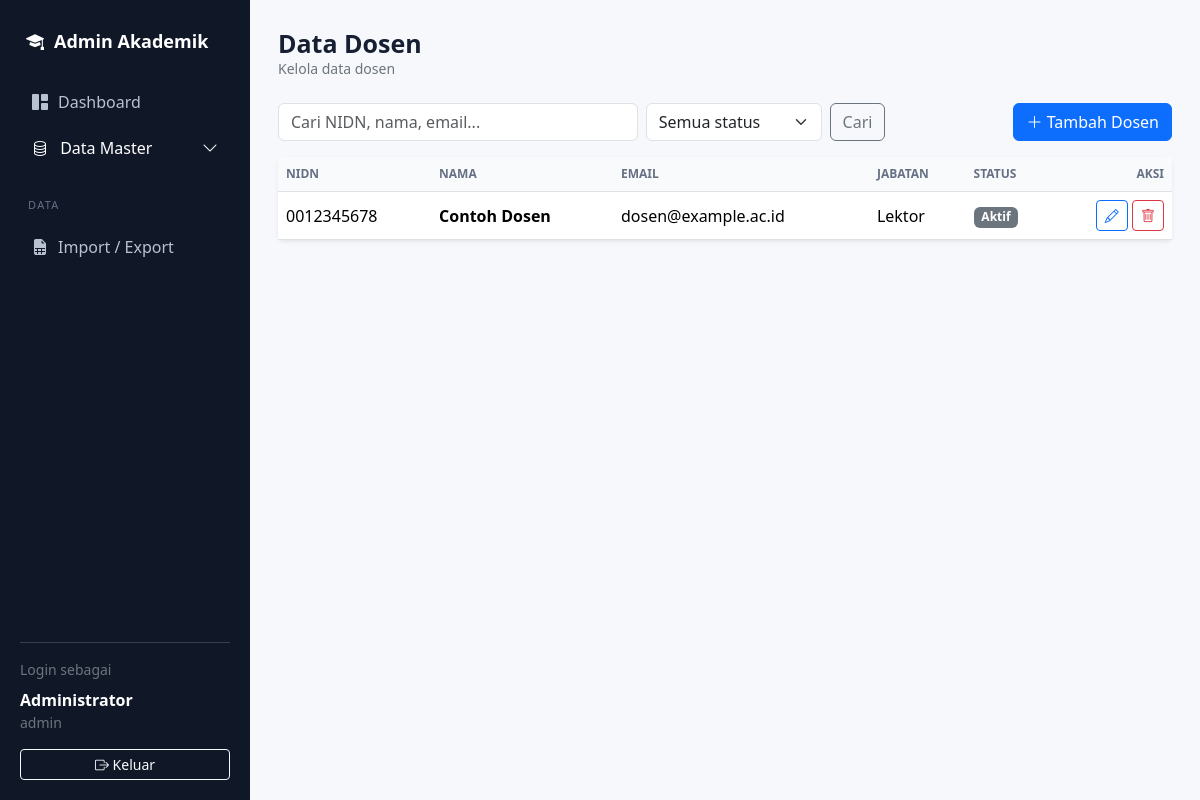
/dosen.php (signed in), run on the app's committed database.
### tables this page shows
CREATE TABLE IF NOT EXISTS dosen (
    id INT UNSIGNED AUTO_INCREMENT PRIMARY KEY,
    nip VARCHAR(30) NULL,
    nidn VARCHAR(20) NOT NULL UNIQUE,
    gelar_depan VARCHAR(50) NULL,
    nama VARCHAR(150) NOT NULL,
    gelar_belakang VARCHAR(50) NULL,
    jabatan VARCHAR(150) NULL,
    pendidikan_terakhir VARCHAR(50) NULL,
    pangkat VARCHAR(100) NULL,
    status VARCHAR(50) NULL,
    homebase VARCHAR(150) NULL,
    email VARCHAR(150) NULL,
    created_at TIMESTAMP DEFAULT CURRENT_TIMESTAMP,
    updated_at TIMESTAMP DEFAULT CURRENT_TIMESTAMP ON UPDATE CURRENT_TIMESTAMP,
    INDEX idx_dosen_nama (nama),
    INDEX idx_dosen_nip (nip)
);

### app/helpers/view.php (called while the page is built, shortened)
<?php
function e(mixed $value): string
{
    return htmlspecialchars((string)$value, ENT_QUOTES, 'UTF-8');
}
function render(string $view, array $data = []): void
{
    extract($data);
    $viewFile = __DIR__ . '/../views/' . $view . '.php';
    require __DIR__ . '/../views/layouts/header.php';
    require $viewFile;
    require __DIR__ . '/../views/layouts/footer.php';
}

### app/modules/dosen/DosenController.php (called while the page is built, shortened)
<?php
final class DosenController
{
    private DosenModel $model;
    public function __construct()
    {
        $this->model = new DosenModel(Database::connection());
    }
    public function index(): void
    {
        $q = trim($_GET['q'] ?? '');
        render('dosen/index', [
            'title' => 'Data Dosen',
            'subtitle' => 'Kelola data dosen',
            'active' => 'dosen',
            'rows' => $this->model->all($q),
            'q' => $q,
        ]);
    }
}

### public/dosen.php (called while the page is built, shortened)
<?php
require_once __DIR__ . '/../app/modules/dosen/DosenModel.php';
require_once __DIR__ . '/../app/modules/dosen/DosenController.php';
(new DosenController())->index();

### app/modules/dosen/DosenModel.php (called while the page is built, shortened)
<?php
final class DosenModel
{
    public function all(string $search = ''): array
    {
        $sql = "SELECT * FROM dosen WHERE 1=1";
        $params = [];
        $sql .= " ORDER BY nama ASC";
        $stmt = $this->db->prepare($sql);
        $stmt->execute($params);
        return $stmt->fetchAll();
    }
}

### app/views/dosen/index.php (the view, shortened to what this page needs)
<div class="d-flex flex-wrap gap-2 justify-content-between align-items-center mb-3">
    <form class="row g-2 flex-grow-1" method="get">
        <div class="col-md-6">
            <input class="form-control" name="q" value="<?= e($q) ?>" placeholder="Cari NIDN, nama, email...">
        </div>
        <div class="col-md-3">
            <select class="form-select" name="status">
                <option value="">Semua status</option>
            </select>
        </div>
        <div class="col-auto"><button class="btn btn-outline-secondary">Cari</button></div>
    </form>
    <a href="dosen-form.php" class="btn btn-primary"><i class="bi bi-plus-lg"></i> Tambah Dosen</a>
</div>
<div class="card border-0 shadow-sm">
    <div class="table-responsive">
        <table class="table hover data-table align-middle mb-0">
            <thead><tr>
                <th>NIDN</th><th>Nama</th><th>Email</th><th>Jabatan</th><th>Status</th><th class="text-end">Aksi</th>
            </tr></thead>
            <tbody>
            <?php foreach ($rows as $row): ?>
                <tr>
                    <td><?= e($row['nidn']) ?></td>
                    <td class="fw-semibold"><?= e($row['nama']) ?></td>
                    <td><?= e($row['email'] ?? '-') ?></td>
                    <td><?= e($row['jabatan'] ?? '-') ?></td>
                    <td><span class="badge text-bg-<?= $row['status'] === 'aktif' ? 'success' : 'secondary' ?>"><?= e(ucfirst($row['status'])) ?></span></td>
                    <td class="text-end">
                        <a class="btn btn-sm btn-outline-primary" href="dosen-form.php?id=<?= (int)$row['id'] ?>"><i class="bi bi-pencil"></i></a>
                        <form method="post" action="dosen-delete.php" class="d-inline" onsubmit="return confirm('Hapus data ini?')">
                            <button class="btn btn-sm btn-outline-danger"><i class="bi bi-trash"></i></button>
                        </form>
                    </td>
                </tr>
            <?php endforeach; ?>
            </tbody>
        </table>
    </div>
</div>

### app/views/layouts/header.php (shortened to what this page needs)
<!doctype html>
<html lang="id">
<head>
    <link href="https://cdn.jsdelivr.net/npm/bootstrap@5.3.8/dist/css/bootstrap.min.css" rel="stylesheet">
    <link href="https://cdn.jsdelivr.net/npm/bootstrap-icons@1.11.3/font/bootstrap-icons.css" rel="stylesheet">
    <link href="assets/css/app.css" rel="stylesheet">
</head>
<body>
<div class="app-shell">
    <aside class="sidebar">
        <div class="brand">
            <i class="bi bi-mortarboard-fill"></i>
            <span><?= e(APP_NAME) ?></span>
        </div>
        <nav class="nav flex-column gap-1">
<ul class="nav nav-pills flex-column mb-auto">
<li class="nav-item">
            <a class="nav-link <?= ($active ?? '') === 'dashboard' ? 'active' : '' ?>" href="index.php">
                <i class="bi bi-grid-1x2-fill"></i> Dashboard
            </a>
</li>
<li class="nav-item">
                <a class="nav-link text-white btn-toggle d-flex align-items-center justify-content-between"
                   data-bs-toggle="collapse"
                   href="#dataMaster"
                   role="button"
                   aria-expanded="false"
                   aria-controls="dataMaster">
                    <span>
                        <i class="bi bi-database me-2"></i>
                        Data Master
                    </span>
                    <i class="bi bi-chevron-down fs-7"></i>
                </a>
            </li>
</ul>
            <div class="nav-section">DATA</div>
            <a class="nav-link <?= ($active ?? '') === 'import_export' ? 'active' : '' ?>" href="import-export.php">
                <i class="bi bi-file-earmark-spreadsheet-fill"></i> Import / Export
            </a>
        </nav>
        <div class="sidebar-bottom">
            <div class="small text-secondary mb-2">Login sebagai</div>
            <div class="fw-semibold"><?= e($_SESSION['user']['name'] ?? '-') ?></div>
            <div class="small text-secondary"><?= e($_SESSION['user']['role'] ?? '-') ?></div>
            <a href="logout.php" class="btn btn-outline-light btn-sm w-100 mt-3">
                <i class="bi bi-box-arrow-right"></i> Keluar
            </a>
        </div>
    </aside>
    <main class="main-content">
        <div class="topbar">
            <div>
                <h1 class="page-title"><?= e($title ?? APP_NAME) ?></h1>
                <div class="text-secondary small"><?= e($subtitle ?? '') ?></div>
            </div>
        </div>

### app/views/layouts/footer.php (shortened to what this page needs)
<link rel="stylesheet" href="https://cdn.datatables.net/3.0.4/css/dataTables.bootstrap5.min.css">
<link rel="stylesheet" href="https://cdn.datatables.net/3.0.4/css/dataTables.dataTables.min.css">
<link rel="stylesheet" href="https://cdn.datatables.net/buttons/4.0.3/css/buttons.dataTables.min.css">
</main>
</div>
</body>
</html>

### public/assets/css/app.css (style rules this page uses)
body { background:#f6f8fb;color:#172033 }
.app-shell { min-height:100vh;display:flex }
.sidebar { width:250px;background:#101828;color:#fff;padding:20px;display:flex;flex-direction:column;position:fixed;inset:0 auto 0 0 }
.brand { font-size:18px;font-weight:700;display:flex;gap:10px;align-items:center;padding:8px 6px 24px }
.nav-link { color:#b9c2d0;border-radius:10px;padding:11px 12px;display:flex;gap:10px;align-items:center }
.nav-section { font-size:11px;color:#667085;letter-spacing:.12em;margin:22px 8px 6px }
.sidebar-bottom { margin-top:auto;border-top:1px solid #344054;padding-top:16px }
.main-content { margin-left:250px;width:calc(100% - 250px);padding:28px;min-height:100vh }
.topbar { margin-bottom:24px }
.page-title { font-size:25px;font-weight:700;margin:0 }
.table thead th { font-size:12px;text-transform:uppercase;color:#667085;background:#f9fafb }
.data-table th, .data-table td { white-space: nowrap; }

### data on the page
dosen: nidn "0012345678", nama "Contoh Dosen", email "dosen@example.ac.id", jabatan "Lektor", status "Aktif"

### other printed values
APP_NAME "Admin Akademik"
$_SESSION['user']['name'] "Administrator"
$_SESSION['user']['role'] "admin"
$title "Data Dosen"
$subtitle "Kelola data dosen"
